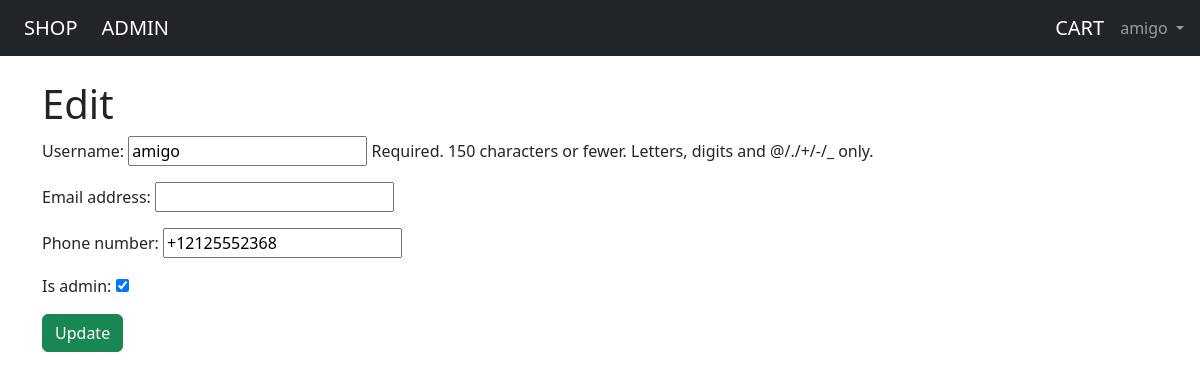
Page /admin_page/manage_users/2/ (signed in) on the committed database.
### users_app/models.py (models this page shows, shortened)
class CustomUser(AbstractUser):
    phone_number = PhoneNumberField(null=False, unique=True, blank=False)
    is_admin = BooleanField(default=False)

### admin_app/views.py (the view)
# urls.py: path('manage_users/<int:pk>/', UserView.as_view()),
class UserView(LoginRequiredMixin, UpdateView):
    login_url = 'login'
    model = CustomUser
    fields = ['username', 'email', "phone_number", 'is_admin']
    template_name = "view_item.html"

### templates/view_item.html
{% extends 'admin_base.html' %}
{% block allowed_content %}
    <h1>Edit</h1>
    <form action="" method="post">{% csrf_token %}
        {{ form.as_p }}
        <button class="btn btn-success ml-2" type="submit">Update</button>
    </form>
{% endblock %}

### templates/base.html (shortened to what this page needs)
<!DOCTYPE html>
<html lang="en">
<head>
    {% load bootstrap5 %}
    {% bootstrap_css %}
    <title>{% block title %}Shop{% endblock title %}</title></head>
<body>
<nav class="navbar navbar-expand-md navbar-dark bg-dark mb-4">
    <a class="navbar-brand ms-4" href="{% url 'home' %}">SHOP</a>
    {% if user.is_authenticated and user.is_admin %}
        <a class="navbar-brand ms-2" href="{% url 'admin_page' %}">ADMIN</a>
    {% endif %}
    <div class="collapse navbar-collapse" id="navbarCollapse">
        {% if user.is_authenticated %}
            <a class="navbar-brand ms-auto me-2" href="{% url "cart" %}">CART</a>
            <ul class="navbar-nav me-2">
                <li class="nav-item">
                    <a class="nav-link dropdown-toggle" href="#" id="userMenu" data-bs-toggle="dropdown"
                       aria-haspopup="true" aria-expanded="false">
                        {{ user.username }}
                    </a>
                </li>
            </ul>
        {% else %}
            <form class="form-inline ms-auto">
                <a href="{% url 'login' %}" class="btn btn-outline-secondary">Log in</a>
                <a href="{% url 'signup' %}" class="btn btn-primary ms-2 me-2">Sign up</a>
            </form>
        {% endif %}
    </div>
</nav>
<div class="container">
    {% block content %}
    {% endblock %}
</div>
</body>
</html>

### rows in the picture
CustomUser: username "amigo", phone_number "+12125552368", is_admin "☑"
